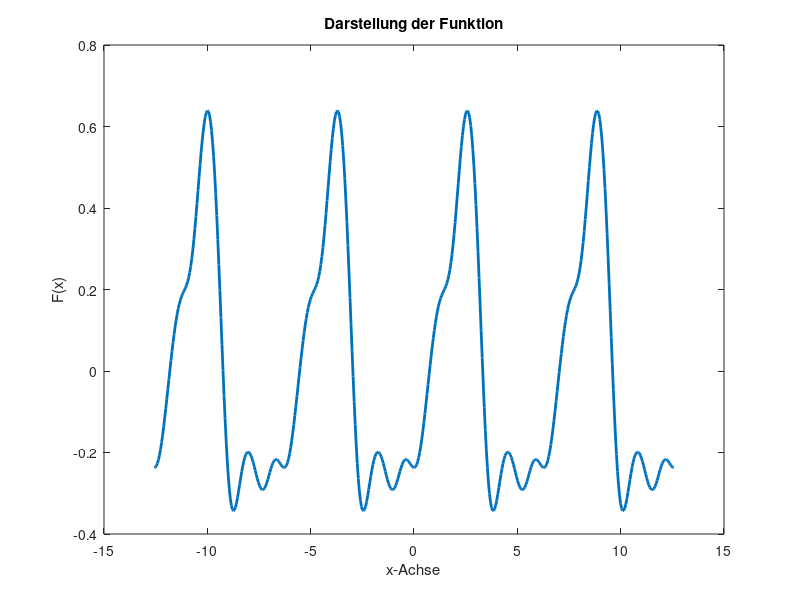

Write the MATLAB code that produced this figure.
function plotRealSeries()
    % Anzahl der Schritte für die diskrete Berechnung
    N = 500;

    % Bereich für die x-Achse
    x = linspace(-4*pi, 4*pi, N);

    % Anzahl der Terme in der Summe
    M = 4;

    % Initialisierung der Funktion
    f = zeros(1, N);

    % Berechnung der Fourier-Reihe
    for n = 1:M
        f =  f - (2/(((2*n-1)^2)*pi^2)) * cos((2*n-1)*x) + ((-1)^(n+1)/(n*pi))*sin(n*x);
    end

    % Darstellung der Ergebnisse
    figure;
    plot(x, f, 'LineWidth', 2);
    xlabel('x-Achse');
    ylabel('F(x)');
    title('Darstellung der Funktion');

end
